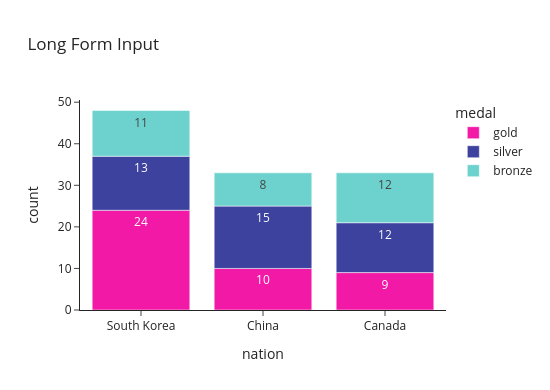

Source (notebook cell):
### Code cell
colors=('#F319A7','#3D429F', '#6DD2CD', '#19A7F3','#F5D7E2')
fig=px.bar(data_frame=long_df, x="nation", y="count", color="medal", text_auto=True,color_discrete_sequence=colors,
           title="Long Form Input", template="simple_white", width=550, height=390)
fig.show()

### Figure 1 — Plotly figure (JSON) as saved in the notebook; plotly's stock layout.template omitted (floating-point values rounded to 4 significant figures)
{"data": [{"hovertemplate": "medal=gold<br>nation=%{x}<br>count=%{y}<extra></extra>", "legendgroup": "gold", "marker": {"color": "#F319A7", "pattern": {"shape": ""}}, "name": "gold", "orientation": "v", "showlegend": true, "textposition": "auto", "texttemplate": "%{y}", "type": "bar", "x": ["South Korea", "China", "Canada"], "xaxis": "x", "y": [24, 10, 9], "yaxis": "y"}, {"hovertemplate": "medal=silver<br>nation=%{x}<br>count=%{y}<extra></extra>", "legendgroup": "silver", "marker": {"color": "#3D429F", "pattern": {"shape": ""}}, "name": "silver", "orientation": "v", "showlegend": true, "textposition": "auto", "texttemplate": "%{y}", "type": "bar", "x": ["South Korea", "China", "Canada"], "xaxis": "x", "y": [13, 15, 12], "yaxis": "y"}, {"hovertemplate": "medal=bronze<br>nation=%{x}<br>count=%{y}<extra></extra>", "legendgroup": "bronze", "marker": {"color": "#6DD2CD", "pattern": {"shape": ""}}, "name": "bronze", "orientation": "v", "showlegend": true, "textposition": "auto", "texttemplate": "%{y}", "type": "bar", "x": ["South Korea", "China", "Canada"], "xaxis": "x", "y": [11, 8, 12], "yaxis": "y"}], "layout": {"barmode": "relative", "height": 390, "legend": {"title": {"text": "medal"}, "tracegroupgap": 0}, "title": {"text": "Long Form Input"}, "width": 550, "xaxis": {"anchor": "y", "domain": [0, 1], "title": {"text": "nation"}}, "yaxis": {"anchor": "x", "domain": [0, 1], "title": {"text": "count"}}}}
